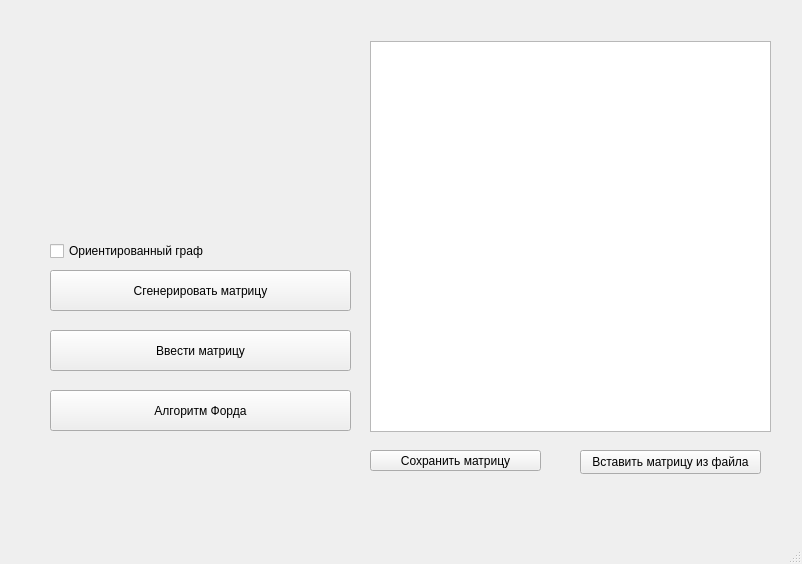
<?xml version="1.0" encoding="UTF-8"?>
<ui version="4.0">
 <class>MainWindow</class>
 <widget class="QMainWindow" name="MainWindow">
  <property name="geometry">
   <rect>
    <x>0</x>
    <y>0</y>
    <width>802</width>
    <height>564</height>
   </rect>
  </property>
  <property name="windowTitle">
   <string>MainWindow</string>
  </property>
  <widget class="QWidget" name="centralwidget">
   <widget class="QPushButton" name="genbutton">
    <property name="geometry">
     <rect>
      <x>50</x>
      <y>270</y>
      <width>301</width>
      <height>41</height>
     </rect>
    </property>
    <property name="text">
     <string>Сгенерировать матрицу</string>
    </property>
   </widget>
   <widget class="QWidget" name="gridLayoutWidget">
    <property name="geometry">
     <rect>
      <x>49</x>
      <y>39</y>
      <width>311</width>
      <height>181</height>
     </rect>
    </property>
    <layout class="QGridLayout" name="gridLayout"/>
   </widget>
   <widget class="QGraphicsView" name="graphicsView">
    <property name="geometry">
     <rect>
      <x>370</x>
      <y>41</y>
      <width>401</width>
      <height>391</height>
     </rect>
    </property>
   </widget>
   <widget class="QPushButton" name="enterMatrix">
    <property name="geometry">
     <rect>
      <x>50</x>
      <y>330</y>
      <width>301</width>
      <height>41</height>
     </rect>
    </property>
    <property name="text">
     <string>Ввести матрицу</string>
    </property>
   </widget>
   <widget class="QCheckBox" name="checkBox">
    <property name="geometry">
     <rect>
      <x>50</x>
      <y>240</y>
      <width>301</width>
      <height>22</height>
     </rect>
    </property>
    <property name="text">
     <string>Ориентированный граф</string>
    </property>
   </widget>
   <widget class="QPushButton" name="fordbell_button">
    <property name="geometry">
     <rect>
      <x>50</x>
      <y>390</y>
      <width>301</width>
      <height>41</height>
     </rect>
    </property>
    <property name="text">
     <string>Алгоритм Форда</string>
    </property>
   </widget>
   <widget class="QPushButton" name="save">
    <property name="geometry">
     <rect>
      <x>370</x>
      <y>450</y>
      <width>171</width>
      <height>21</height>
     </rect>
    </property>
    <property name="text">
     <string>Сохранить матрицу</string>
    </property>
   </widget>
   <widget class="QPushButton" name="paste_button">
    <property name="geometry">
     <rect>
      <x>580</x>
      <y>450</y>
      <width>181</width>
      <height>24</height>
     </rect>
    </property>
    <property name="text">
     <string>Вставить матрицу из файла</string>
    </property>
   </widget>
  </widget>
  <widget class="QMenuBar" name="menubar">
   <property name="geometry">
    <rect>
     <x>0</x>
     <y>0</y>
     <width>802</width>
     <height>21</height>
    </rect>
   </property>
  </widget>
  <widget class="QStatusBar" name="statusbar"/>
 </widget>
 <resources/>
 <connections/>
</ui>
